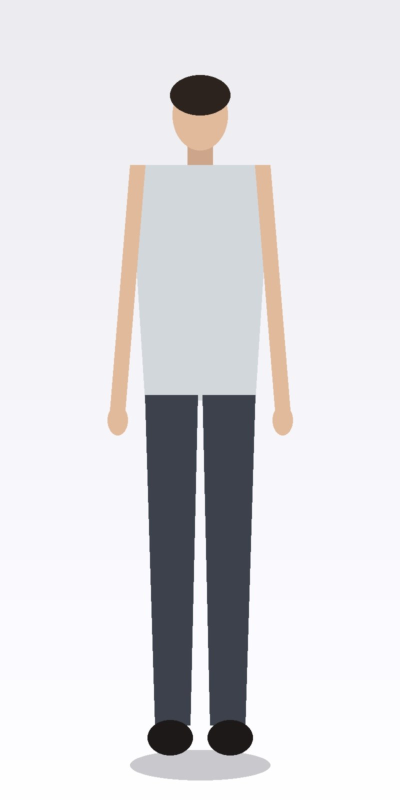
#> input picture uploads/body_profiles/body_5b1ea4d476b4469981280e698a045691.jpg, 800 x 1600 px (shown at 1/2 size)
$ python -i color_service.py   (imports and definitions only)
#> lines starting #> are read from the running program, lines starting #| are printed output that depends on the picture
#> further down, picture is the input picture: PIL image 800x1600 RGB; mean R, G, B 221.4, 220.2, 223.9
import math
from typing import Dict, Any, Tuple, List
from PIL import Image

# 16 Standard Color definitions as required by the specification
NAMED_COLORS: Dict[str, Tuple[int, int, int, str]] = {
    "Black": (18, 18, 20, "#121214"),
    "White": (245, 245, 248, "#F5F5F8"),
    "Grey": (128, 128, 132, "#808084"),
    "Red": (211, 47, 47, "#D32F2F"),
    "Blue": (25, 118, 210, "#1976D2"),
    "Navy": (15, 32, 67, "#0F2043"),
    "Green": (56, 142, 60, "#388E3C"),
    "Olive": (128, 128, 0, "#808000"),
    "Yellow": (251, 192, 45, "#FBC02D"),
    "Orange": (245, 124, 0, "#F57C00"),
    "Pink": (233, 30, 99, "#E91E63"),
    "Purple": (123, 31, 162, "#7B1FA2"),
    "Brown": (93, 64, 55, "#5D4037"),
    "Beige": (225, 213, 192, "#E1D5C0"),
    "Cream": (255, 253, 208, "#FFFDD0"),
    "Maroon": (128, 0, 32, "#800020"),
}


def _rgb_to_hex(r: int, g: int, b: int) -> str:
    """Format RGB components as a standard 7-character hexadecimal string."""
    return f"#{r:02X}{g:02X}{b:02X}"


def _color_distance_weighted(rgb1: Tuple[int, int, int], rgb2: Tuple[int, int, int]) -> float:
    """
    Calculate perceptual weighted Euclidean distance between two RGB colors.
    Human eye is more sensitive to green, then red, then blue.
    """
    r1, g1, b1 = rgb1
    r2, g2, b2 = rgb2
    rmean = (r1 + r2) / 2.0
    dr = r1 - r2
    dg = g1 - g2
    db = b1 - b2
    return math.sqrt(
        (2 + rmean / 256.0) * (dr ** 2) +
        4.0 * (dg ** 2) +
        (2 + (255 - rmean) / 256.0) * (db ** 2)
    )


def match_closest_color(rgb: Tuple[int, int, int]) -> Tuple[str, str]:
    """
    Find the closest standard color name and canonical HEX code for an RGB color.
    """
    closest_name = "Grey"
    closest_hex = "#808084"
    min_dist = float("inf")

    for name, (cr, cg, cb, chex) in NAMED_COLORS.items():
        dist = _color_distance_weighted(rgb, (cr, cg, cb))
        if dist < min_dist:
            min_dist = dist
            closest_name = name
            closest_hex = chex

    return closest_name, closest_hex


class ColorService:
    @staticmethod
    def detect_dominant_colors(image: Image.Image) -> Dict[str, Any]:
        """
        Analyze an image and extract dominant primary and secondary colors.
        Returns mapped human-readable color names and hex values.
        """
        # Convert to RGB if needed (handling RGBA, CMYK, P, L)
        if image.mode != "RGB":
            # For RGBA, paste onto white background to avoid transparent black artifacts
            if image.mode in ("RGBA", "LA") or (image.mode == "P" and "transparency" in image.info):
                bg = Image.new("RGB", image.size, (255, 255, 255))
                if image.mode != "RGBA":
                    image = image.convert("RGBA")
                bg.paste(image, mask=image.split()[3])
                rgb_img = bg
            else:
                rgb_img = image.convert("RGB")
        else:
            rgb_img = image

        # Resize to 120x120 for fast and reliable processing
        small_img = rgb_img.resize((120, 120), Image.Resampling.BILINEAR)
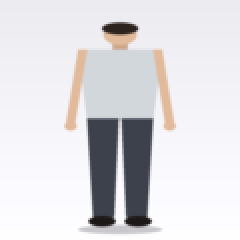
#> small_img: PIL image 120x120 RGB (shown 2 times larger); mean R, G, B 221.4, 220.2, 223.9

        # Center crop (sample 80% center area to reduce uniform studio backdrops)
        w, h = small_img.size
#> w = 120; h = 120
        crop_box = (int(w * 0.1), int(h * 0.1), int(w * 0.9), int(h * 0.9))
#> crop_box = (12, 12, 108, 108)
        cropped = small_img.crop(crop_box)
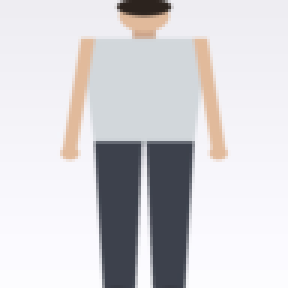
#> cropped: PIL image 96x96 RGB (shown 3 times larger); mean R, G, B 211.9, 210.5, 214.1

        # Quantize to 8 color clusters using Fast Octree
        quantized = cropped.quantize(colors=8, method=Image.Quantize.FASTOCTREE)
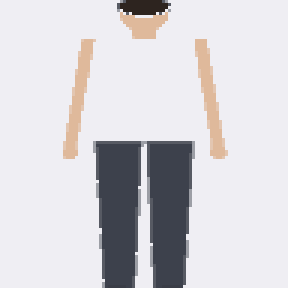
#> quantized: PIL image 96x96 P (shown 3 times larger); mean R, G, B 212.2, 210.1, 214.2
        palette = quantized.getpalette()  # Flat list [r0, g0, b0, r1, g1, b1, ...]
#> palette = [239, 238, 243, 61, 65, 76, 223, 185, 155, 87, 90, 99, 227, 198, 177, 156, 158, 165, 45, 36, 31, 58, 61, 71]
        raw_counts = quantized.getcolors()
#> raw_counts = [(7358, 0), (1091, 1), (376, 2), (165, 3), (75, 4), (73, 5), (66, 6), (12, 7)]

        if not raw_counts or not palette:
            return {
                "primary_color": "Grey",
                "secondary_color": None,
                "color_hex": "#808084",
                "colors": []
            }

        # Sort clusters by frequency descending
        sorted_clusters = sorted(raw_counts, key=lambda x: x[0], reverse=True)
#> sorted_clusters has the same summary as raw_counts
        total_pixels = sum(count for count, _ in sorted_clusters)
#> total_pixels = 9216

        analyzed_colors: List[Dict[str, Any]] = []
        seen_names = set()

        for count, palette_idx in sorted_clusters:
            idx = palette_idx * 3
            if idx + 2 < len(palette):
                r = palette[idx]
                g = palette[idx + 1]
                b = palette[idx + 2]
                raw_hex = _rgb_to_hex(r, g, b)
                named_color, canon_hex = match_closest_color((r, g, b))
                pct = round((count / total_pixels) * 100, 1)

                if named_color not in seen_names:
                    seen_names.add(named_color)
                    analyzed_colors.append({
                        "name": named_color,
                        "hex": raw_hex,
                        "canonical_hex": canon_hex,
                        "percentage": pct
                    })
#> this loop made 8 passes
#> (count, idx, r, g, b, raw_hex) on passes 1 to 4: (7358, 0, 239, 238, 243, '#EFEEF3'), (1091, 3, 61, 65, 76, '#3D414C'), (376, 6, 223, 185, 155, '#DFB99B'), (165, 9, 87, 90, 99, '#575A63')
#> (count, idx, r, g, b, raw_hex) on pass 5: (75, 12, 227, 198, 177, '#E3C6B1')

        primary = analyzed_colors[0] if len(analyzed_colors) > 0 else {
            "name": "Black", "hex": "#121214", "canonical_hex": "#121214"
        }
        secondary = analyzed_colors[1] if len(analyzed_colors) > 1 else None

        return {
            "primary_color": primary["name"],
            "secondary_color": secondary["name"] if secondary else None,
            "color_hex": primary["hex"],
            "primary_hex": primary["hex"],
            "secondary_hex": secondary["hex"] if secondary else None,
            "detected_palette": analyzed_colors[:4]
        }

>>> from PIL import Image
>>> picture = Image.open('../../uploads/body_profiles/body_5b1ea4d476b4469981280e698a045691.jpg')
>>> result = ColorService().detect_dominant_colors(picture)
